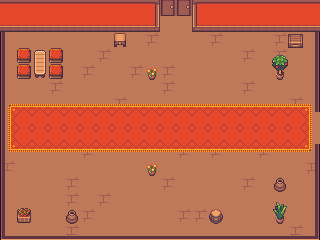

This game map was drawn from its Tiled (.tmx) file and the tilesets committed beside it. A one-line description and the full map source follow:
An orthogonal 20x15 tile map with 16x16 px tiles, 3 tile layers (Desen Katmanı 1, Desen Katmanı 2, Desen Katmanı 3).

<map version="1.10" tiledversion="1.12.1" orientation="orthogonal" renderorder="right-down" width="20" height="15" tilewidth="16" tileheight="16" infinite="0" nextlayerid="4" nextobjectid="1">
 <tileset firstgid="1" source="interior_tiles.tsx" />
 <layer id="1" name="Desen Katmanı 1" width="20" height="15">
  <data encoding="csv">
4,4,4,4,4,4,4,4,4,4,289,289,4,4,4,4,4,4,4,4,
52,52,52,52,52,52,52,52,52,52,289,289,52,52,52,52,52,52,52,52,
289,289,289,289,289,289,289,289,289,290,289,289,289,290,289,289,289,290,289,289,
289,289,289,289,289,289,290,289,289,289,289,289,289,289,289,290,289,290,289,289,
289,289,289,289,289,290,289,289,290,289,290,289,289,289,289,289,289,289,289,289,
289,289,289,290,289,289,289,289,289,289,290,289,289,289,289,290,289,289,289,289,
289,289,289,289,289,289,289,290,289,289,289,289,289,289,289,289,289,289,290,289,
289,290,289,289,289,289,66,66,66,66,66,66,66,66,66,66,66,289,289,289,
289,289,289,290,289,289,289,289,289,290,289,289,289,289,289,289,289,289,289,289,
289,289,289,289,289,290,289,289,289,289,289,290,289,290,289,289,290,289,289,289,
290,289,289,289,289,289,289,289,289,289,289,289,289,289,289,289,289,289,289,290,
289,289,289,289,290,289,289,289,289,289,290,289,289,289,289,290,289,289,289,289,
289,289,289,289,290,289,290,289,289,289,289,289,289,289,289,289,289,289,289,289,
289,290,289,289,289,290,289,289,289,289,289,290,290,289,289,289,289,290,289,289,
289,289,289,289,290,289,289,289,289,289,289,289,289,289,289,289,289,289,290,289
</data>
 </layer>
 <layer id="2" name="Desen Katmanı 2" width="20" height="15">
  <data encoding="csv">
0,0,0,0,0,0,0,0,0,196,218,218,194,0,0,0,0,0,0,0,
0,0,0,0,0,0,0,0,0,244,0,0,242,0,0,0,0,0,0,0,
629,0,0,0,0,0,0,0,0,0,0,0,0,0,0,0,0,0,0,625,
629,0,0,0,0,0,0,0,0,0,0,0,0,0,0,0,0,0,0,625,
629,0,0,0,0,0,0,0,0,0,0,0,0,0,0,0,0,0,0,625,
629,0,0,0,0,0,0,0,0,0,0,0,0,0,0,0,0,0,0,625,
629,0,0,17,18,18,18,18,18,18,18,18,18,18,18,18,18,18,18,625,
629,0,0,65,66,66,66,66,66,66,66,66,66,66,66,66,66,67,0,0,
629,0,0,65,66,66,66,66,66,66,66,66,66,66,66,66,66,67,0,0,
629,0,0,0,0,0,0,0,0,0,0,0,0,0,0,0,0,0,0,625,
629,0,0,0,0,0,0,0,0,0,0,0,0,0,0,0,0,0,0,625,
629,0,0,0,0,0,0,0,0,0,0,0,0,0,0,0,0,0,0,625,
629,0,0,0,0,0,0,0,0,0,0,0,0,0,0,0,0,0,0,625,
629,0,0,0,0,0,0,0,0,0,0,0,0,0,0,0,0,0,0,625,
580,531,531,531,531,531,531,531,531,531,531,531,531,531,531,531,531,531,531,578
</data>
 </layer>
 <layer id="3" name="Desen Katmanı 3" width="20" height="15">
  <data encoding="csv">
0,0,0,0,0,0,0,0,0,0,0,0,0,0,0,0,0,0,0,0,
0,0,0,0,0,0,0,0,0,0,0,0,0,0,0,0,0,0,0,0,
0,0,0,0,0,0,0,734,0,0,0,0,0,0,0,0,0,0,21,0,
0,160,249,160,0,0,0,0,0,0,0,0,0,0,0,0,0,450,0,0,
0,160,297,160,0,0,0,0,0,499,0,0,0,0,0,0,0,498,0,0,
0,0,0,0,0,0,0,0,0,0,0,0,0,0,0,0,0,0,0,0,
17,18,18,18,18,0,0,0,0,0,0,0,0,0,0,0,0,0,0,19,
65,66,66,66,66,0,0,0,0,0,0,0,0,0,0,0,66,66,66,67,
65,66,66,66,66,66,66,66,66,66,66,66,66,66,66,66,66,66,66,67,
113,114,114,114,114,114,114,114,114,114,114,114,114,114,114,114,114,114,114,115,
0,0,0,0,0,0,0,0,0,499,0,0,0,0,0,0,0,0,0,0,
0,0,0,0,0,0,0,0,0,0,0,0,0,0,0,0,0,644,0,0,
0,0,0,0,0,0,0,0,0,0,0,0,0,0,0,0,0,642,0,0,
0,164,0,0,644,0,0,0,0,0,0,0,0,738,0,0,0,690,0,0,
0,0,0,0,0,0,0,0,0,0,0,0,0,0,0,0,0,0,0,0
</data>
 </layer>
</map>
